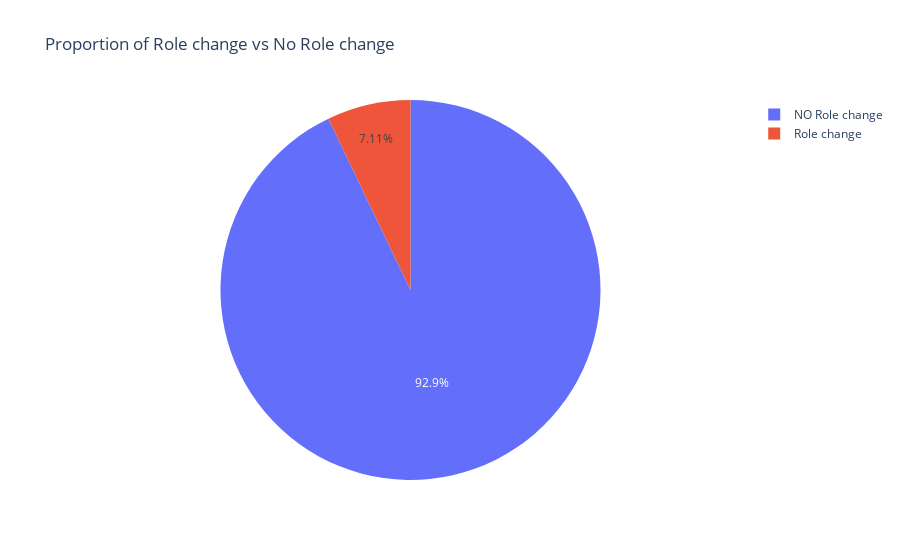

The notebook cell saved with this chart:
### Markdown cell above
## Proportion of Role change vs No Role change

### Code cell
# Count the number of instances of each class
quit_df = df[df['Class'] == 1]
class_counts = quit_df['Role'].value_counts().to_dict()

# Create the pie chart
fig = px.pie(values=list(class_counts.values()),
             names=['NO Role change', 'Role change'],
             labels=['NO Role change' if key == 0 else 'Role change' for key in class_counts.keys()],
             title='Proportion of Role change vs No Role change')

# Show the chart
fig.show()

### Figure 1 — Plotly figure (JSON) as saved in the notebook; plotly's stock layout.template omitted (floating-point values rounded to 4 significant figures)
{"data": [{"domain": {"x": [0, 1], "y": [0, 1]}, "hovertemplate": "label=%{label}<br>value=%{value}<extra></extra>", "labels": ["NO Role change", "Role change"], "legendgroup": "", "name": "", "showlegend": true, "type": "pie", "values": [183, 14]}], "layout": {"legend": {"tracegroupgap": 0}, "title": {"text": "Proportion of Role change vs No Role change"}}}
